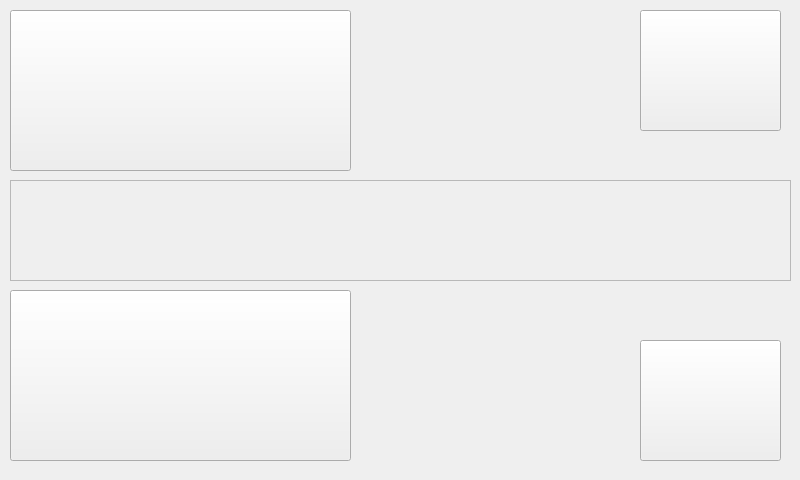
<?xml version="1.0" encoding="UTF-8"?>
<ui version="4.0">
 <class>MainWindow</class>
 <widget class="QMainWindow" name="MainWindow">
  <property name="geometry">
   <rect>
    <x>0</x>
    <y>0</y>
    <width>800</width>
    <height>480</height>
   </rect>
  </property>
  <property name="windowTitle">
   <string>MainWindow</string>
  </property>
  <widget class="QWidget" name="centralWidget">
   <widget class="QPushButton" name="rightMouseButton">
    <property name="geometry">
     <rect>
      <x>10</x>
      <y>10</y>
      <width>341</width>
      <height>161</height>
     </rect>
    </property>
    <property name="text">
     <string/>
    </property>
   </widget>
   <widget class="QPushButton" name="leftMouseButton">
    <property name="geometry">
     <rect>
      <x>10</x>
      <y>290</y>
      <width>341</width>
      <height>171</height>
     </rect>
    </property>
    <property name="text">
     <string/>
    </property>
   </widget>
   <widget class="QPushButton" name="lockButton">
    <property name="geometry">
     <rect>
      <x>640</x>
      <y>340</y>
      <width>141</width>
      <height>121</height>
     </rect>
    </property>
    <property name="text">
     <string/>
    </property>
   </widget>
   <widget class="QPushButton" name="toggleButton">
    <property name="geometry">
     <rect>
      <x>640</x>
      <y>10</y>
      <width>141</width>
      <height>121</height>
     </rect>
    </property>
    <property name="text">
     <string/>
    </property>
    <property name="icon">
     <iconset>
      <normalon>openlock_small.png</normalon>
     </iconset>
    </property>
    <property name="iconSize">
     <size>
      <width>100</width>
      <height>100</height>
     </size>
    </property>
   </widget>
   <widget class="QFrame" name="scrollFrame">
    <property name="geometry">
     <rect>
      <x>10</x>
      <y>180</y>
      <width>781</width>
      <height>101</height>
     </rect>
    </property>
    <property name="frameShape">
     <enum>QFrame::StyledPanel</enum>
    </property>
    <property name="frameShadow">
     <enum>QFrame::Raised</enum>
    </property>
   </widget>
  </widget>
 </widget>
 <layoutdefault spacing="6" margin="11"/>
 <resources/>
 <connections>
  <connection>
   <sender>rightMouseButton</sender>
   <signal>clicked()</signal>
   <receiver>MainWindow</receiver>
   <slot>rightMouseButtonClicked()</slot>
   <hints>
    <hint type="sourcelabel">
     <x>294</x>
     <y>90</y>
    </hint>
    <hint type="destinationlabel">
     <x>430</x>
     <y>77</y>
    </hint>
   </hints>
  </connection>
  <connection>
   <sender>leftMouseButton</sender>
   <signal>clicked()</signal>
   <receiver>MainWindow</receiver>
   <slot>leftMouseButtonClicked()</slot>
   <hints>
    <hint type="sourcelabel">
     <x>246</x>
     <y>375</y>
    </hint>
    <hint type="destinationlabel">
     <x>430</x>
     <y>369</y>
    </hint>
   </hints>
  </connection>
  <connection>
   <sender>toggleButton</sender>
   <signal>clicked()</signal>
   <receiver>MainWindow</receiver>
   <slot>toggleButtonClicked()</slot>
   <hints>
    <hint type="sourcelabel">
     <x>695</x>
     <y>112</y>
    </hint>
    <hint type="destinationlabel">
     <x>534</x>
     <y>117</y>
    </hint>
   </hints>
  </connection>
  <connection>
   <sender>lockButton</sender>
   <signal>pressed()</signal>
   <receiver>MainWindow</receiver>
   <slot>lockButtonPressed()</slot>
   <hints>
    <hint type="sourcelabel">
     <x>682</x>
     <y>370</y>
    </hint>
    <hint type="destinationlabel">
     <x>569</x>
     <y>308</y>
    </hint>
   </hints>
  </connection>
  <connection>
   <sender>lockButton</sender>
   <signal>released()</signal>
   <receiver>MainWindow</receiver>
   <slot>lockButtonReleased()</slot>
   <hints>
    <hint type="sourcelabel">
     <x>684</x>
     <y>428</y>
    </hint>
    <hint type="destinationlabel">
     <x>540</x>
     <y>413</y>
    </hint>
   </hints>
  </connection>
 </connections>
 <slots>
  <slot>rightMouseButtonClicked()</slot>
  <slot>leftMouseButtonClicked()</slot>
  <slot>toggleButtonClicked()</slot>
  <slot>lockButtonPressed()</slot>
  <slot>lockButtonReleased()</slot>
 </slots>
</ui>
